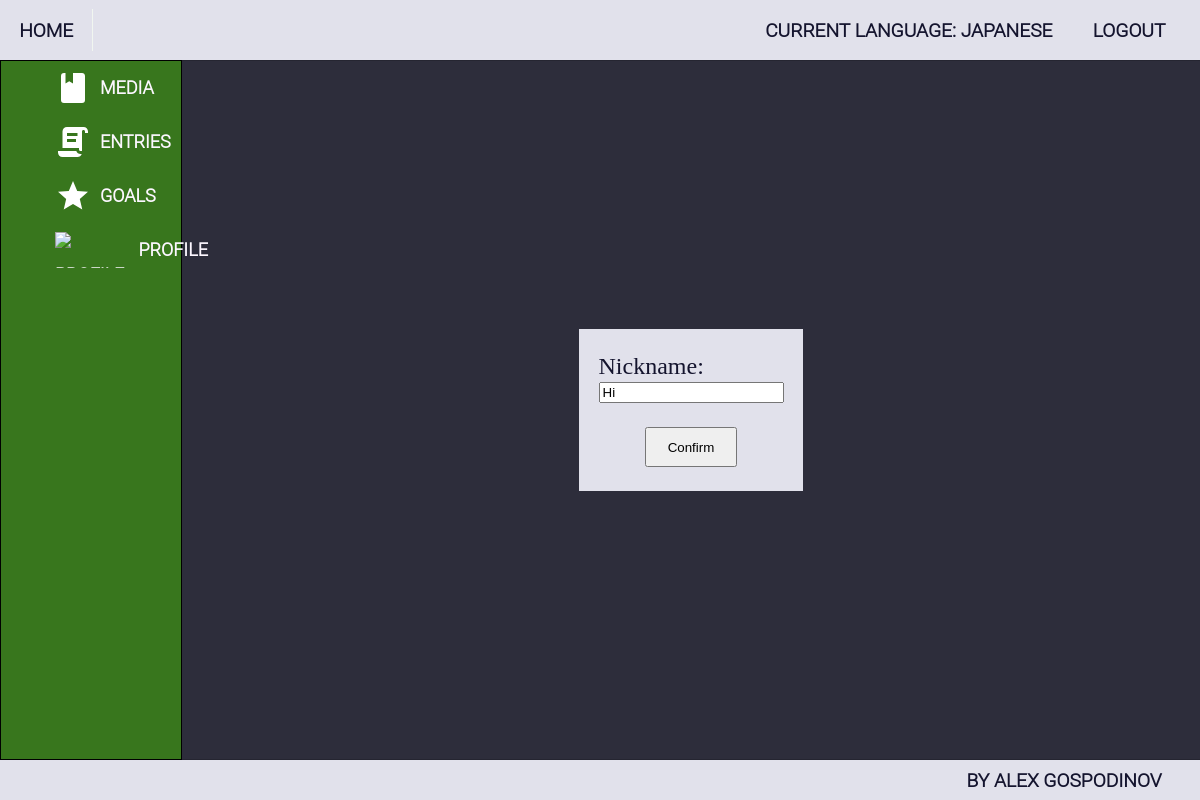
The app's page /accounts/profile/1/edit/ (signed in), older data.
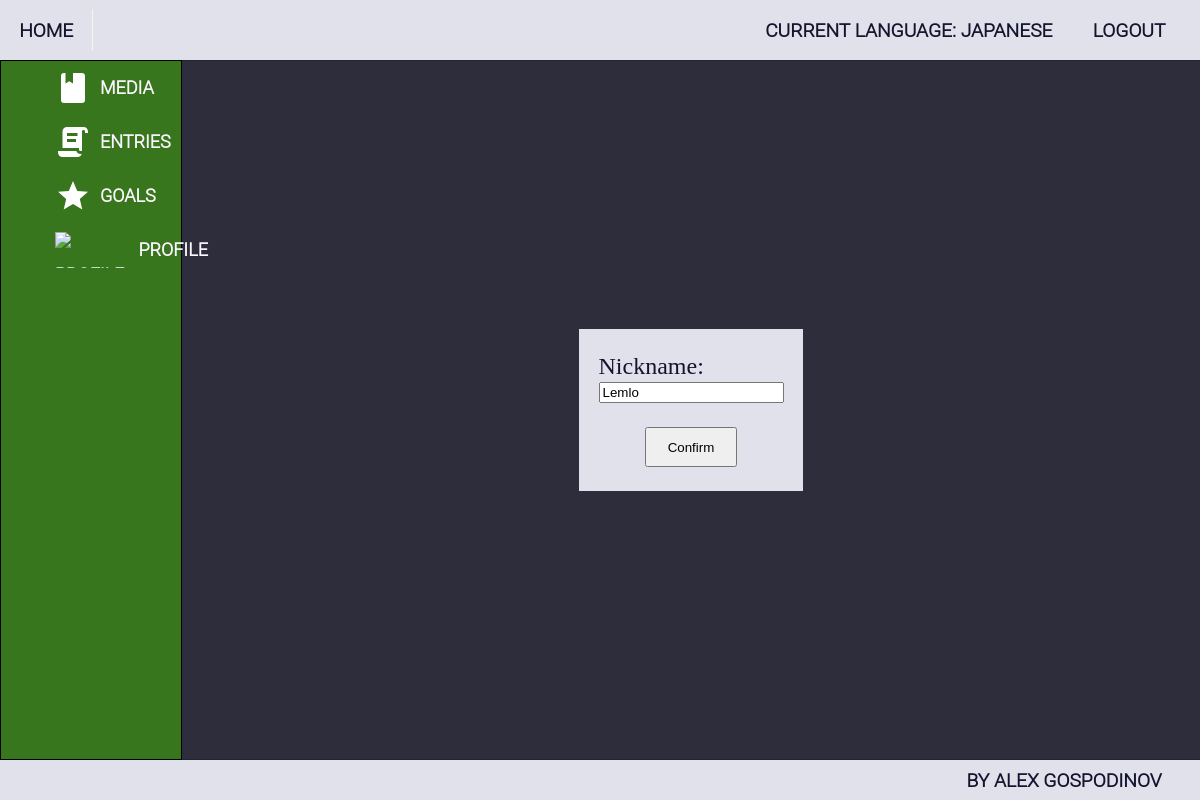
The same page, newer data.
### ImmersionTracker/accounts/models.py (models this page shows, shortened)
class Profile(models.Model):
    NICKNAME_MAX_LENGTH = 20
    nickname = models.CharField(
        max_length=NICKNAME_MAX_LENGTH,
        blank=True,
        null=True,
    )
    current_language = models.ForeignKey('languages.Language', on_delete=models.SET_NULL, blank=True, null=True)
    user = models.OneToOneField(
        ImmersionTrackerUser,
        on_delete=models.CASCADE,
        related_name='profile',
        primary_key=True,
    )

### ImmersionTracker/accounts/views.py (the view, shortened to what this page needs)
# urls.py: path('<int:pk>/edit/', ProfileEditView.as_view(), name='profile_edit'),
class ProfileEditView(LoginRequiredMixin, views.UpdateView):
    queryset = Profile.objects.all()
    template_name = 'accounts/profile_edit.html'
    fields = ('nickname',)

### templates/accounts/profile_edit.html (shortened to what this page needs)
{% extends 'base.html' %}
{% block main_content %}
    <div class="form-wrapper">
        <form action="{% url 'profile_edit' pk=request.user.id %}" method="post">
            {{ form }}
            <button type="submit"> Confirm </button>
        </form>
    </div>
{% endblock %}

Row changes from the older to the newer data that the page shows:
changed Profile: nickname "Hi" → "Lemlo"
